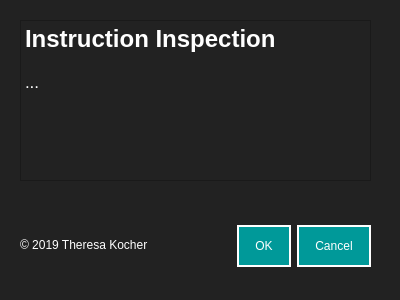
<?xml version="1.0" encoding="UTF-8"?>
<ui version="4.0">
 <class>Dialog</class>
 <widget class="QDialog" name="Dialog">
  <property name="geometry">
   <rect>
    <x>0</x>
    <y>0</y>
    <width>400</width>
    <height>300</height>
   </rect>
  </property>
  <property name="windowTitle">
   <string>Dialog</string>
  </property>
  <property name="styleSheet">
   <string notr="true">background-color: #222222;
</string>
  </property>
  <widget class="QDialogButtonBox" name="buttonBox">
   <property name="geometry">
    <rect>
     <x>30</x>
     <y>221</y>
     <width>341</width>
     <height>51</height>
    </rect>
   </property>
   <property name="styleSheet">
    <string notr="true">QPushButton {
background-color: #009999;
padding: 12px 16px;
border: 2px solid #fff;
color: #fff;
font: Helvetica;
}
QPushButton:hover {
	background-color: #75bdc3;
}</string>
   </property>
   <property name="orientation">
    <enum>Qt::Horizontal</enum>
   </property>
   <property name="standardButtons">
    <set>QDialogButtonBox::Cancel|QDialogButtonBox::Ok</set>
   </property>
  </widget>
  <widget class="QLabel" name="label">
   <property name="geometry">
    <rect>
     <x>20</x>
     <y>220</y>
     <width>131</width>
     <height>50</height>
    </rect>
   </property>
   <property name="styleSheet">
    <string notr="true">color: #fff;
font: 12pt &quot;Helvetica&quot;;
</string>
   </property>
   <property name="text">
    <string>© 2019 Theresa Kocher</string>
   </property>
  </widget>
  <widget class="QTextBrowser" name="textBrowser">
   <property name="geometry">
    <rect>
     <x>20</x>
     <y>20</y>
     <width>351</width>
     <height>161</height>
    </rect>
   </property>
   <property name="styleSheet">
    <string notr="true">color: #fff;
font: 12pt &quot;Helvetica&quot;;
</string>
   </property>
   <property name="html">
    <string>&lt;!DOCTYPE HTML PUBLIC &quot;-//W3C//DTD HTML 4.0//EN&quot; &quot;http://www.w3.org/TR/REC-html40/strict.dtd&quot;&gt;
&lt;html&gt;&lt;head&gt;&lt;meta name=&quot;qrichtext&quot; content=&quot;1&quot; /&gt;&lt;style type=&quot;text/css&quot;&gt;
p, li { white-space: pre-wrap; }
&lt;/style&gt;&lt;/head&gt;&lt;body style=&quot; font-family:'Helvetica'; font-size:12pt; font-weight:400; font-style:normal;&quot;&gt;
&lt;p style=&quot; margin-top:0px; margin-bottom:0px; margin-left:0px; margin-right:0px; -qt-block-indent:0; text-indent:0px;&quot;&gt;&lt;span style=&quot; font-size:18pt; font-weight:600;&quot;&gt;Instruction Inspection&lt;/span&gt;&lt;/p&gt;
&lt;p style=&quot;-qt-paragraph-type:empty; margin-top:0px; margin-bottom:0px; margin-left:0px; margin-right:0px; -qt-block-indent:0; text-indent:0px;&quot;&gt;&lt;br /&gt;&lt;/p&gt;
&lt;p style=&quot; margin-top:0px; margin-bottom:0px; margin-left:0px; margin-right:0px; -qt-block-indent:0; text-indent:0px;&quot;&gt;&lt;span style=&quot; font-family:'.SF NS Text'; font-size:13pt;&quot;&gt;...&lt;/span&gt;&lt;/p&gt;&lt;/body&gt;&lt;/html&gt;</string>
   </property>
  </widget>
 </widget>
 <resources/>
 <connections>
  <connection>
   <sender>buttonBox</sender>
   <signal>accepted()</signal>
   <receiver>Dialog</receiver>
   <slot>accept()</slot>
   <hints>
    <hint type="sourcelabel">
     <x>248</x>
     <y>254</y>
    </hint>
    <hint type="destinationlabel">
     <x>157</x>
     <y>274</y>
    </hint>
   </hints>
  </connection>
  <connection>
   <sender>buttonBox</sender>
   <signal>rejected()</signal>
   <receiver>Dialog</receiver>
   <slot>reject()</slot>
   <hints>
    <hint type="sourcelabel">
     <x>316</x>
     <y>260</y>
    </hint>
    <hint type="destinationlabel">
     <x>286</x>
     <y>274</y>
    </hint>
   </hints>
  </connection>
 </connections>
</ui>
